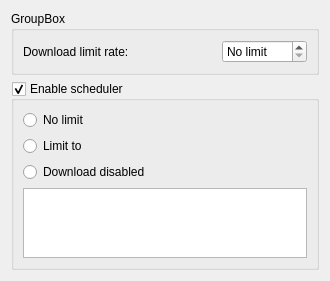
<?xml version="1.0" encoding="UTF-8"?>
<ui version="4.0">
 <class>PreferencesScheduler</class>
 <widget class="QWidget" name="PreferencesScheduler">
  <property name="geometry">
   <rect>
    <x>0</x>
    <y>0</y>
    <width>330</width>
    <height>271</height>
   </rect>
  </property>
  <property name="toolTip">
   <string/>
  </property>
  <layout class="QGridLayout" name="gridLayout_3">
   <item row="0" column="0">
    <widget class="QGroupBox" name="groupBox">
     <property name="title">
      <string>GroupBox</string>
     </property>
     <layout class="QGridLayout" name="gridLayout_2">
      <item row="0" column="0">
       <layout class="QHBoxLayout" name="horizontalLayout">
        <item>
         <widget class="QLabel" name="DownloadLimitLabel">
          <property name="toolTip">
           <string>Download limit rate</string>
          </property>
          <property name="text">
           <string>Download limit rate:</string>
          </property>
         </widget>
        </item>
        <item>
         <spacer name="horizontalSpacer">
          <property name="orientation">
           <enum>Qt::Horizontal</enum>
          </property>
          <property name="sizeHint" stdset="0">
           <size>
            <width>40</width>
            <height>20</height>
           </size>
          </property>
         </spacer>
        </item>
        <item>
         <widget class="QSpinBox" name="kcfg_downloadLimitSpinBox">
          <property name="specialValueText">
           <string>No limit</string>
          </property>
          <property name="suffix">
           <string> KiB/s</string>
          </property>
          <property name="maximum">
           <number>9999</number>
          </property>
         </widget>
        </item>
       </layout>
      </item>
     </layout>
    </widget>
   </item>
   <item row="1" column="0">
    <widget class="QGroupBox" name="kcfg_enableScheduler">
     <property name="title">
      <string>Enable scheduler</string>
     </property>
     <property name="checkable">
      <bool>true</bool>
     </property>
     <layout class="QGridLayout" name="gridLayout">
      <item row="0" column="0">
       <widget class="QRadioButton" name="noLimitRadioButton">
        <property name="text">
         <string>No limit</string>
        </property>
       </widget>
      </item>
      <item row="1" column="0">
       <widget class="QRadioButton" name="donwloadLimitRadioButton">
        <property name="text">
         <string>Limit to</string>
        </property>
       </widget>
      </item>
      <item row="2" column="0">
       <widget class="QRadioButton" name="downloadDisabledRadioButton">
        <property name="text">
         <string>Download disabled</string>
        </property>
       </widget>
      </item>
      <item row="3" column="0">
       <widget class="QTableView" name="schedulerTableView"/>
      </item>
     </layout>
    </widget>
   </item>
   <item row="2" column="0">
    <spacer name="verticalSpacer">
     <property name="orientation">
      <enum>Qt::Vertical</enum>
     </property>
     <property name="sizeHint" stdset="0">
      <size>
       <width>20</width>
       <height>13</height>
      </size>
     </property>
    </spacer>
   </item>
  </layout>
 </widget>
 <resources/>
 <connections/>
</ui>
